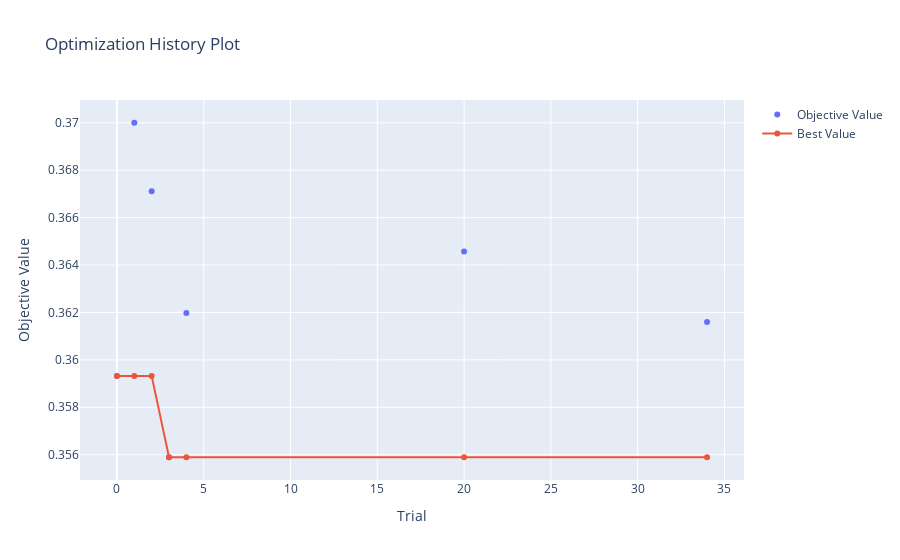

Write notebook code for a chart like this one.
### Code cell
# История изменения от числа испытаний
visualization.plot_optimization_history(loaded_study)

### Figure 1 — Plotly figure (JSON) as saved in the notebook; plotly's stock layout.template omitted (floating-point values rounded to 4 significant figures)
{"data": [{"mode": "markers", "name": "Objective Value", "type": "scatter", "x": [0, 1, 2, 3, 4, 20, 34], "y": [0.3593, 0.37, 0.3671, 0.3559, 0.362, 0.3646, 0.3616]}, {"name": "Best Value", "type": "scatter", "x": [0, 1, 2, 3, 4, 20, 34], "y": [0.3593, 0.3593, 0.3593, 0.3559, 0.3559, 0.3559, 0.3559]}], "layout": {"title": {"text": "Optimization History Plot"}, "xaxis": {"title": {"text": "Trial"}}, "yaxis": {"title": {"text": "Objective Value"}}}}
